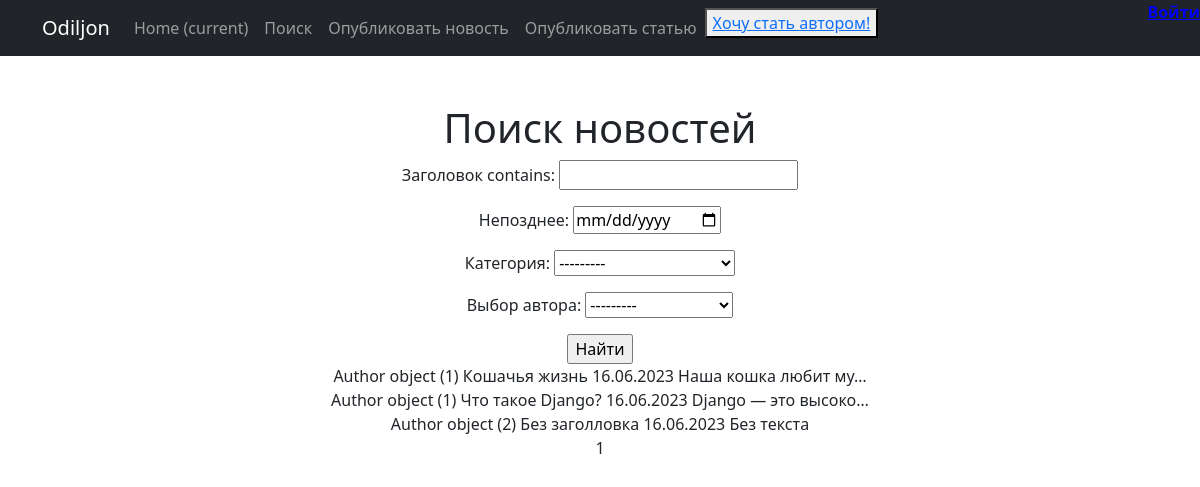
The app's page /search/, older data.
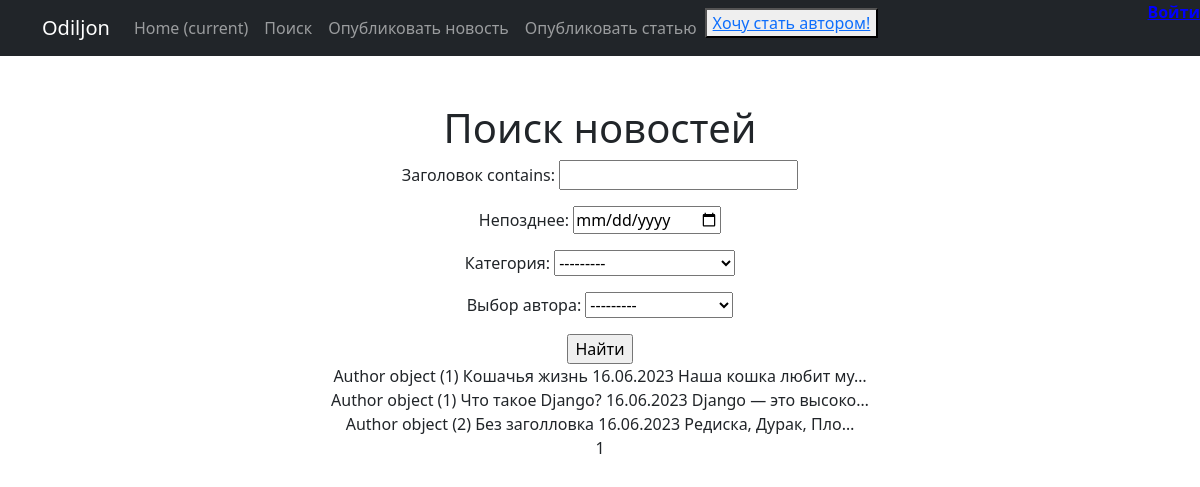
The same page, newer data.
### news/models.py (models this page shows, shortened)
class Post(models.Model):
    ART = 'AR'
    NEWS = 'NW'
    TYPES = [(ART, 'Статья'), (NEWS, 'Новость')]
    author = models.ForeignKey(Author, on_delete=models.CASCADE, verbose_name='Автор')
    post_type = models.CharField(max_length=10, choices=TYPES, verbose_name='Тип поста')
    created_at = models.DateTimeField(auto_now_add=True, verbose_name='Дата публикации')
    post_category = models.ManyToManyField(Category)
    post_title = models.CharField(max_length=120, verbose_name='Заголовок')
    post_text = models.TextField(verbose_name='Содержание')
    post_rating = models.IntegerField(default=0, verbose_name='Рейтинг поста')

class Author(models.Model):
    user = models.OneToOneField(User, on_delete=models.CASCADE)  # ID пользователя, который является автором
    author_rating = models.IntegerField(default=0)

### news/views.py (the view)
# urls.py: path('search/', PostSearch.as_view(), name='post_search'),
class PostSearch(ListView):
    model = Post
    ordering = 'created_at'
    template_name = 'news/post_search.html'
    context_object_name = 'search'
    paginate_by = 10
    def get_queryset(self):
        queryset = super().get_queryset()
        self.filterset = PostFilter(self.request.GET, queryset)
        return self.filterset.qs
    def get_context_data(self, **kwargs):
        context = super().get_context_data(**kwargs)
        context['filterset'] = self.filterset
        context['is_not_author'] = not self.request.user.groups.filter(name='author').exists()
        return context

### news/models.py (called while the page is built)
    def __str__(self):
        return self.category_name

### templates/news/post_search.html (shortened to what this page needs)
{% extends 'flatpages/default.html' %}
{% load censor %}
{% load custom_tags %}
{% block content %}
   <h1>Поиск новостей</h1>
   <form action="" method="get">
       {{ filterset.form.as_p }}
       <input type="submit" value="Найти" />
   </form>
    {% for post in search %}
     <div>
     {{ post.author }}
     {{ post.post_title }}
     {{ post.created_at|date:'d.m.Y' }}
     {{ post.post_text|truncatechars:20 }}
     </div>
    {% endfor %}
   {{ page_obj.number }}
{% endblock content %}

Row changes from the older to the newer data that the page shows:
changed Post "Без заголловка": post_text "Без текста" → "Редиска, Дурак, Пло…"
